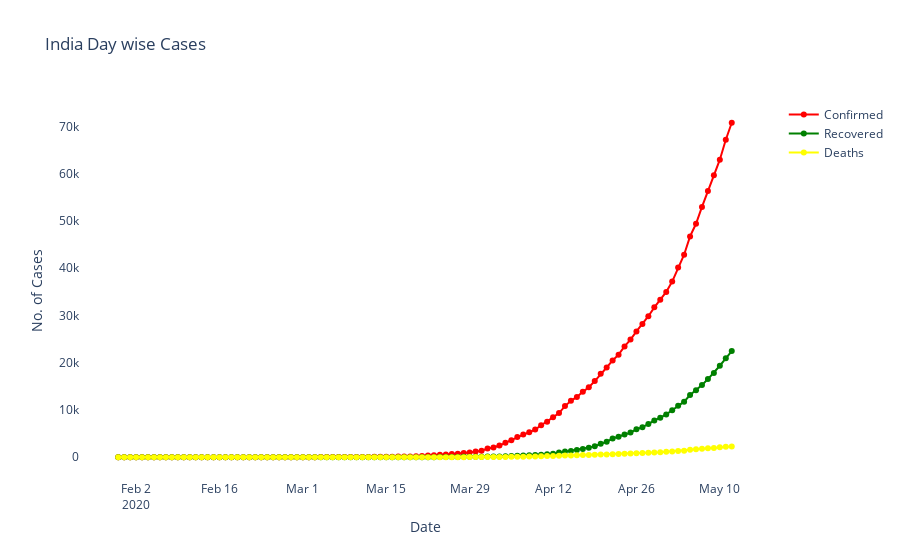

The code cell stored with this chart in its notebook:
### Code cell
fig = go.Figure( data = [ go.Scatter(x=daywise_cases['Date'],y=daywise_cases['Confirmed'],mode='lines+markers',marker_color='Red',name='Confirmed'),
                          go.Scatter(x=daywise_cases['Date'],y=daywise_cases['Recovered'],mode='lines+markers',marker_color='Green',name='Recovered'),
                          go.Scatter(x=daywise_cases['Date'],y=daywise_cases['Deaths'],mode='lines+markers',marker_color='Yellow',name='Deaths') ])

fig.update_layout(title_text='India Day wise Cases',plot_bgcolor='rgb(255,255,255)',xaxis_title='Date',yaxis_title='No. of Cases')
#fig.update_xaxes('Date')
fig.show()
